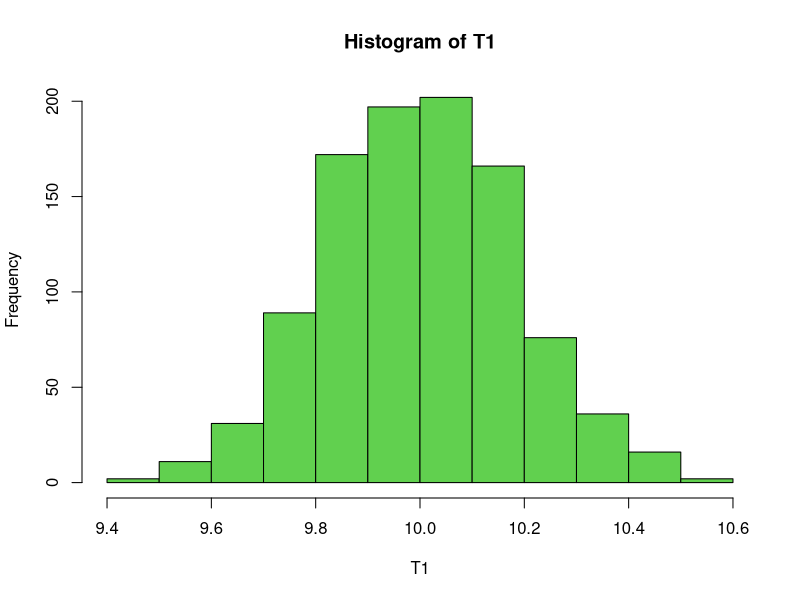
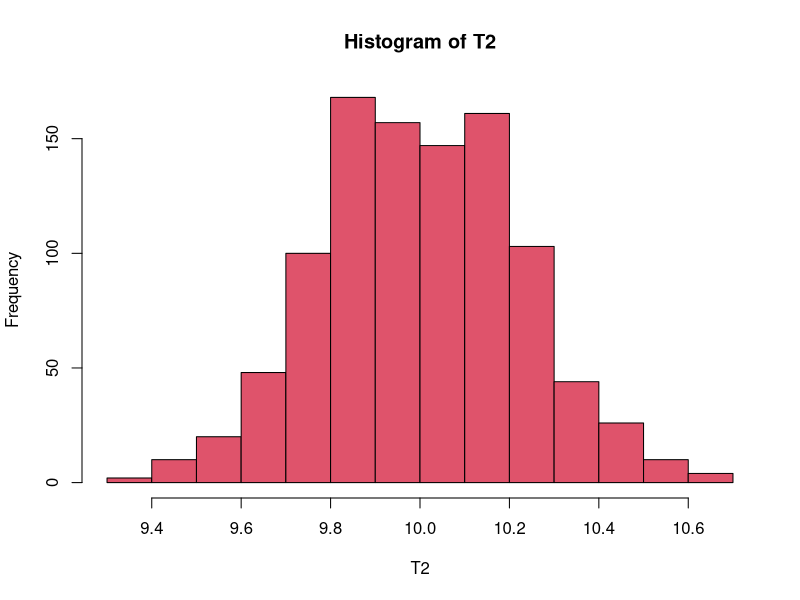
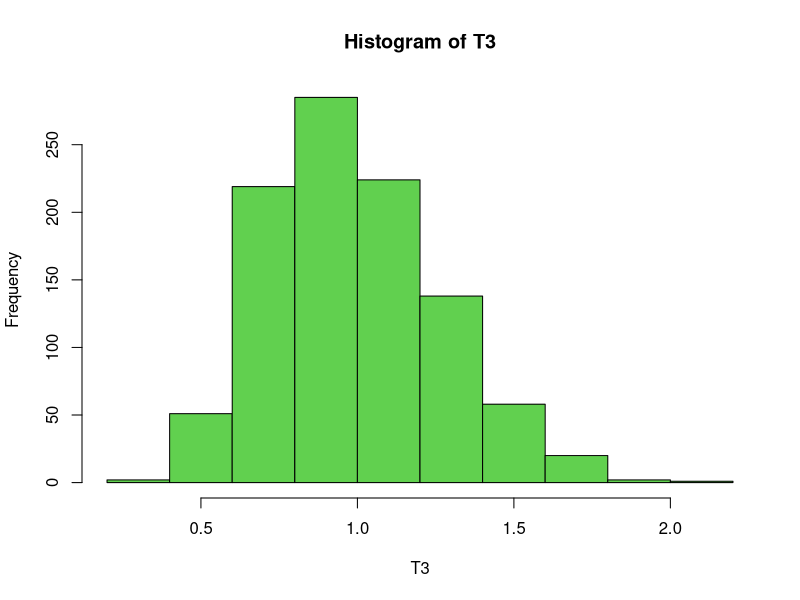
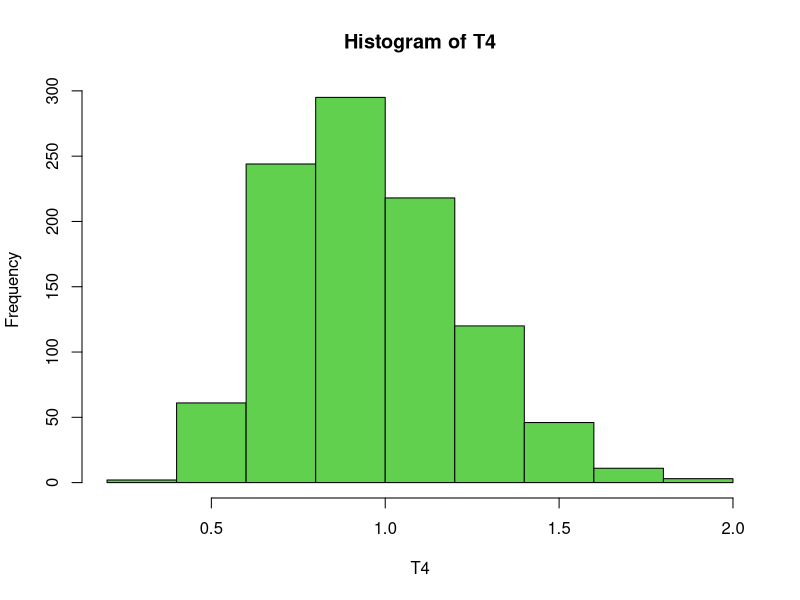
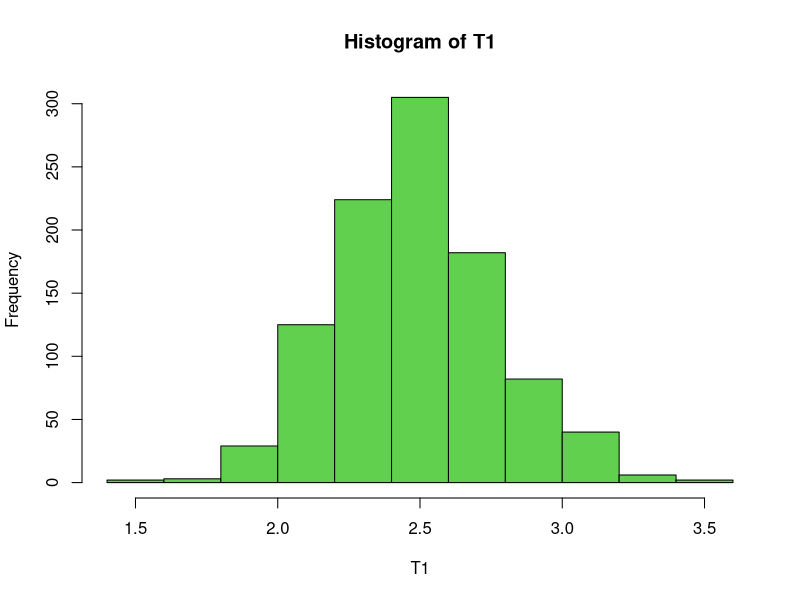
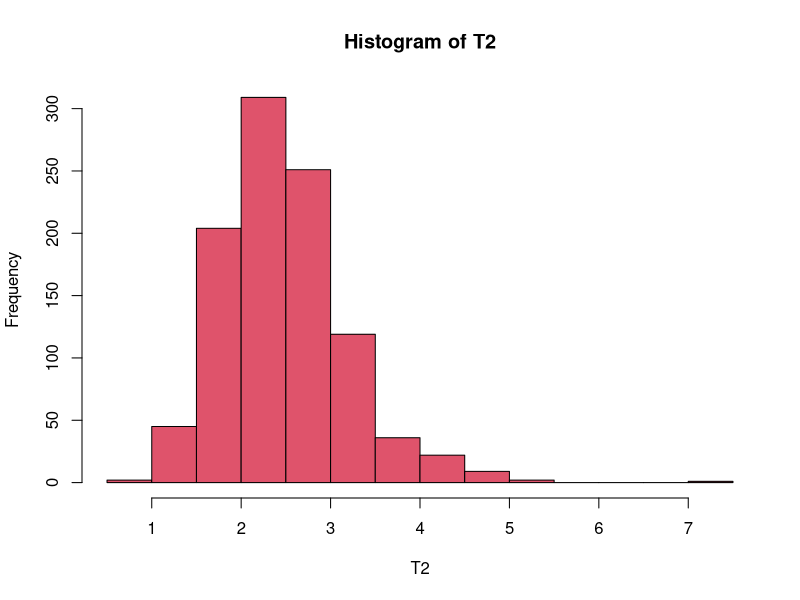
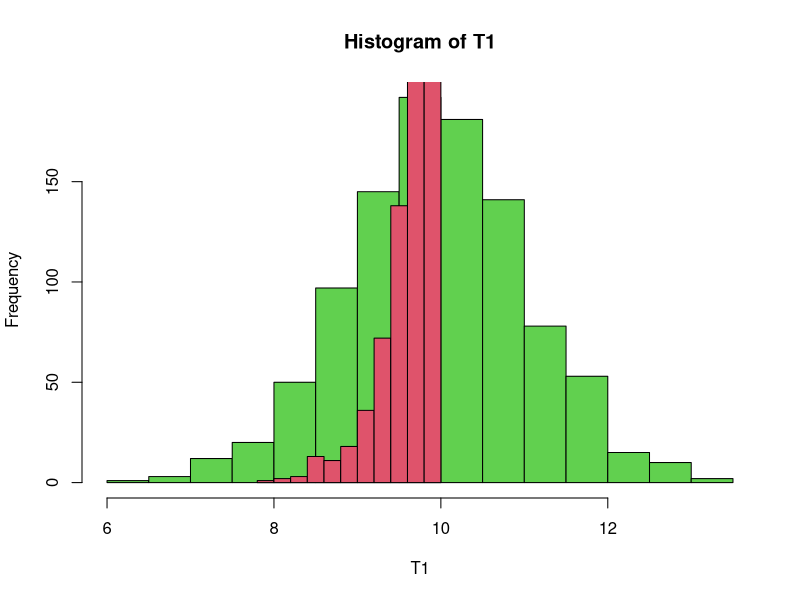
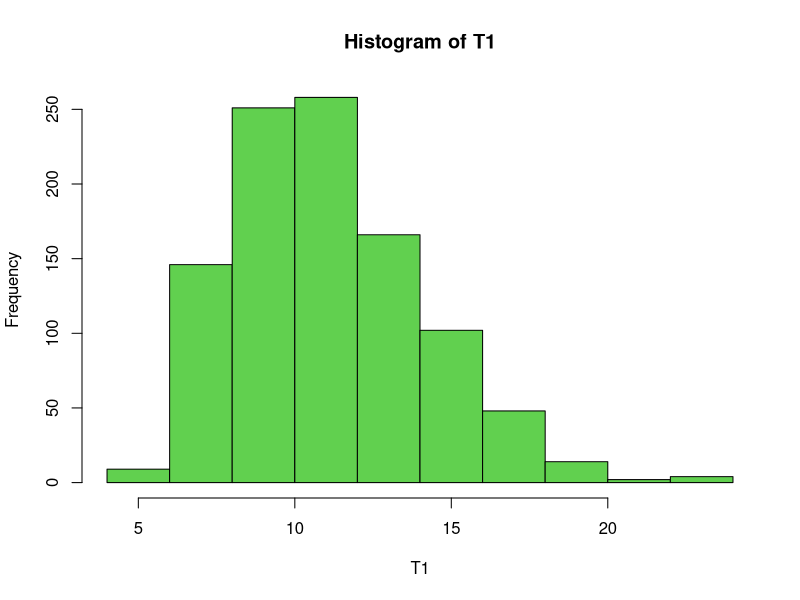

R code for these plots, in order:
## ---- chunk 1
n <- c(5,15,30);
mu=10
sigma=1
Mean_T1=Mean_T2=Mean_T3=Mean_T4=var_T1=var_T2=var_T3=var_T4=0
for (i in 1:length(n)) 
  {x <- matrix(rnorm(1000*n[i],mu,sigma),1000)
  X_bar <- apply(x,1,mean)
  T1 <- X_bar
  T2 <- apply(x,1,median)
  T3 <-apply(x,1,var)
  T4 <-((n[i]-1)/n[i])*apply(x,1,var)
  Mean_T1[i] <- mean(T1)
  Mean_T2[i] <- mean(T2)
  Mean_T3[i] <- mean(T3)
  Mean_T4[i] <- mean(T4)
  var_T1[i] <- var(T1)
  var_T2[i] <- var(T2)
  var_T3[i] <- var(T3)
  var_T4[i] <- var(T4)
}
cbind(n,Mean_T1,Mean_T2,Mean_T3,Mean_T4,var_T1,var_T2,var_T3,var_T4)
hist(T1,col=3)
hist(T2,col=2)
hist(T3,col=3)
hist(T4,col=3)

## ---- chunk 2
n <- c(5,15,30);
Mean_T1=Mean_T2=var_T1=var_T2=0
for (i in 1:length(n)) 
{x <- matrix(rpois(1000*n[i],2.5),1000)
T1 <- apply(x,1, mean)
T2 <- apply(x,1, var)
Mean_T1[i] <- mean(T1)
var_T1[i] <- var(T1)
Mean_T2[i] <- mean(T2)
var_T2[i] <- var(T2)
}
cbind(n,Mean_T1,Mean_T2,var_T1,var_T2)
hist(T1,col=3)
hist(T2,col=2)
## ---- chunk 3
n <- c(5,15,30);
Mean_T1=Mean_T2=var_T1=var_T2=0
for (i in 1:length(n)) 
  {x <- matrix(runif(1000*n[i],0,10),1000)
  X_bar <- apply(x,1,mean)
  T1 <- 2*X_bar
  T2 <- apply(x,1, max)
  Mean_T1[i] <- mean(T1)
  var_T1[i] <- var(T1)
  Mean_T2[i] <- mean(T2)
  var_T2[i] <- var(T2)
}
cbind(n,Mean_T1,Mean_T2,var_T1,var_T2)
hist(T1,col=3)
hist(T2,col=2,add=T)
## ---- chunk 4
n <- c(5,15,30);
Mean_T1=Mean_T2=var_T1=var_T2=0
for (i in 1:length(n)) 
{x <- matrix(rgamma(1000*n[i],10,1/8),1000) #rgamma(beta,1/alpha)
m1 <- apply(x,1,mean)
m2 <- apply(x^2,1, mean)
T1 <- m1^2/(m2-m1^2)
T2 <- (m2-m1^2)/m1
Mean_T1[i] <- mean(T1)
var_T1[i] <- var(T1)
Mean_T2[i] <- mean(T2)
var_T2[i] <- var(T2)
}
cbind(n,Mean_T1,Mean_T2,var_T1,var_T2)
hist(T1,col=3)
hist(T2,col=2)
## ---- chunk 5
theta <- 2.5;
n <- c(5,15,30);
Mean_T1=Mean_T2=var_T1=var_T2=0
for (i in 1:length(n)){
y <- matrix(runif(1000*n[i],0,1),1000)
x <- theta-log(1-y)
T1 <- apply(x,1,min)
T2 <- apply(x,1,mean)-1
Mean_T1[i] <- mean(T1)
var_T1[i] <- var(T1)
Mean_T2[i] <- mean(T2)
var_T2[i] <- var(T2)}
cbind(n,Mean_T1,Mean_T2,var_T1,var_T2)
hist(T2,col=2)
hist(T1,col=3,add=T)
boxplot(T2,horizontal=T)
boxplot(T1,horizontal=T)
## ---- chunk 6
mu <- 2.5
sigma <- 2
n <- c(5,15,30);
Mean_T1=Mean_T2=var_T1=var_T2=0
for (i in 1:length(n)){
y <- matrix(runif(1000*n[i],0,1),1000)
x <- mu-sigma*log(1-y)
T1 <- apply(x,1,min)
T2 <- apply(x,1,mean)-T1
Mean_T1[i] <- mean(T1)
var_T1[i] <- var(T1)
Mean_T2[i] <- mean(T2)
var_T2[i] <- var(T2)}
cbind(n,Mean_T1,Mean_T2,var_T1,var_T2)
hist(T2,col=2)
hist(T1,col=3,add=T)
boxplot(T2,horizontal=T)
boxplot(T1,horizontal=T)
## ---- chunk 7
theta <- 2.5;
n <- c(5,15,30);
Mean_T1=Mean_T2=var_T1=var_T2=0
for (i in 1:length(n)){
  y <- matrix(runif(1000*n[i],0,1),1000)
  x <- (1-y)^(-1/theta)
  X_bar <- apply(x,1,mean)
  T1 <- X_bar/(X_bar-1)
  z_bar <- apply(log(x),1,mean)
  T2=1/z_bar
  Mean_T1[i] <- mean(T1)
  var_T1[i] <- var(T1)
  Mean_T2[i] <- mean(T2)
  var_T2[i] <- var(T2)}
cbind(n,Mean_T1,Mean_T2,var_T1,var_T2)
hist(T2,col=2)
hist(T1,col=3)
boxplot(T2,horizontal=T)
boxplot(T1,horizontal=T)
